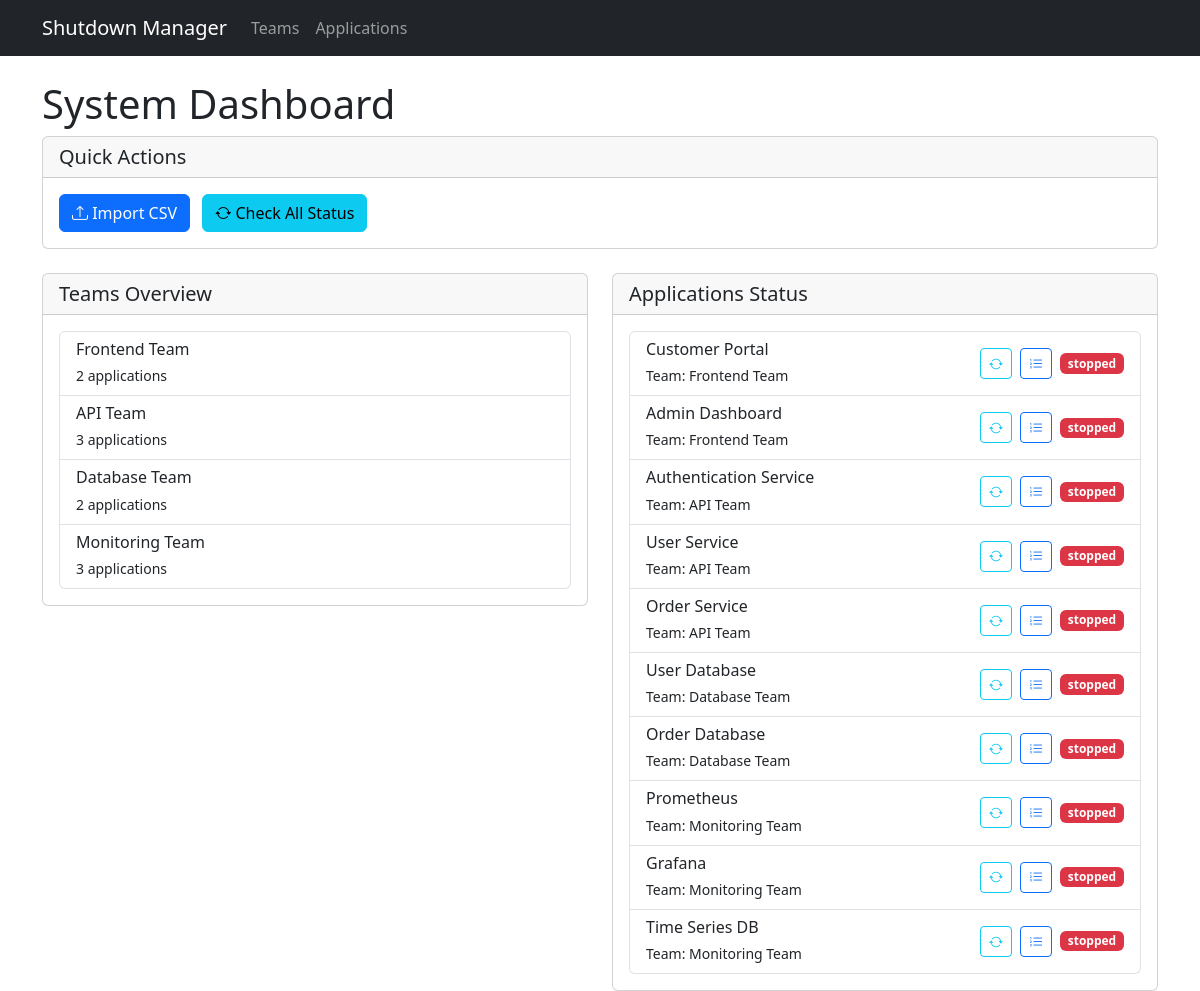
Before: / with the older database file.
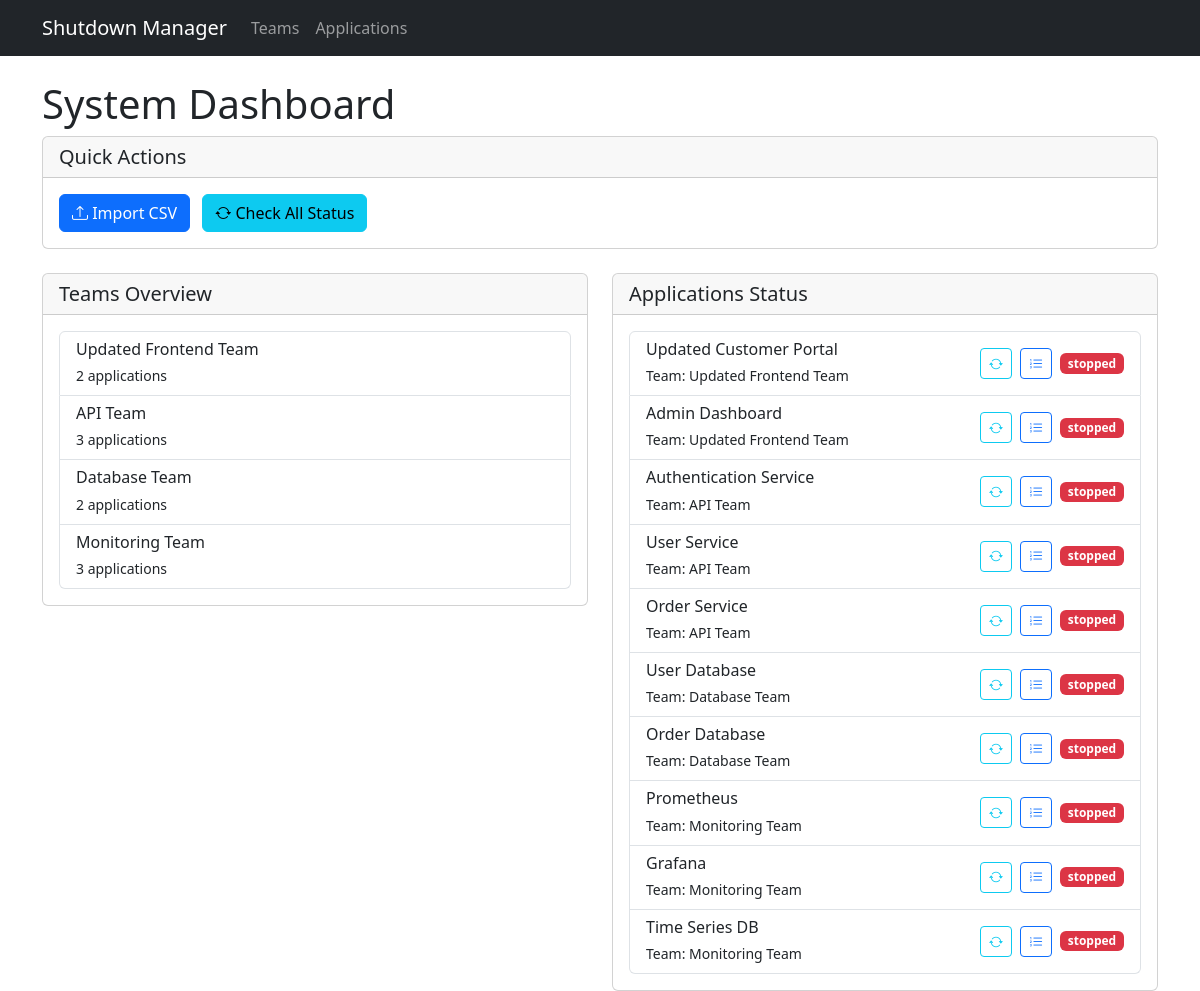
After: the same page with the newer database file.
### app/models.py (models this page shows)
class Team(db.Model):
    id = db.Column(db.Integer, primary_key=True)
    name = db.Column(db.String(100), nullable=False, unique=True)
    applications = db.relationship('Application', backref='team', lazy=True)

class Application(db.Model):
    id = db.Column(db.Integer, primary_key=True)
    name = db.Column(db.String(100), nullable=False)
    team_id = db.Column(db.Integer, db.ForeignKey('team.id'), nullable=False)
    host = db.Column(db.String(255), nullable=False)
    port = db.Column(db.Integer)
    webui_url = db.Column(db.String(255))
    db_host = db.Column(db.String(255))
    shutdown_order = db.Column(db.Integer, nullable=False)
    status = db.Column(db.String(50), default='running')
    last_checked = db.Column(db.DateTime, default=datetime.utcnow)
    dependencies = db.relationship('ApplicationDependency',
                                 foreign_keys='ApplicationDependency.application_id',
                                 backref='application', lazy=True)

### app/routes.py (the view)
@main.route('/')
def index():
    teams = Team.query.all()
    applications = Application.query.all()
    return render_template('index.html', teams=teams, applications=applications)

### app/templates/index.html (shortened to what this page needs)
{% extends "base.html" %}
{% block content %}
<div class="row">
    <div class="col-12">
        <h1>System Dashboard</h1>
        <div class="card mb-4">
            <div class="card-header">
                <h5 class="card-title mb-0">Quick Actions</h5>
            </div>
            <div class="card-body">
                <button class="btn btn-primary me-2" data-bs-toggle="modal" data-bs-target="#importModal">
                    <i class="bi bi-upload"></i> Import CSV
                </button>
                <button class="btn btn-info me-2" onclick="checkAllStatus()">
                    <i class="bi bi-arrow-repeat"></i> Check All Status
                </button>
            </div>
        </div>
    </div>
</div>
<div class="row">
    <div class="col-md-6">
        <div class="card">
            <div class="card-header">
                <h5 class="card-title mb-0">Teams Overview</h5>
            </div>
            <div class="card-body">
                <div class="list-group">
                    {% for team in teams %}
                    <div class="list-group-item">
                        <h6 class="mb-1">{{ team.name }}</h6>
                        <small>{{ team.applications|length }} applications</small>
                    </div>
                    {% endfor %}
                </div>
            </div>
        </div>
    </div>
    <div class="col-md-6">
        <div class="card">
            <div class="card-header d-flex justify-content-between align-items-center">
                <h5 class="card-title mb-0">Applications Status</h5>
            </div>
            <div class="card-body">
                <div class="list-group" id="applicationsList">
                    {% for app in applications %}
                    <div class="list-group-item" id="app-{{ app.id }}">
                        <div class="d-flex justify-content-between align-items-center">
                            <div>
                                <h6 class="mb-1">{{ app.name }}</h6>
                                <small>Team: {{ app.team.name }}</small>
                            </div>
                            <div class="d-flex align-items-center">
                                <button class="btn btn-sm btn-outline-info me-2" onclick="checkStatus({{ app.id }})">
                                    <i class="bi bi-arrow-repeat"></i>
                                </button>
                                <button class="btn btn-sm btn-outline-primary me-2" onclick="viewShutdownSequence({{ app.id }})">
                                    <i class="bi bi-list-ol"></i>
                                </button>
                                <span class="badge bg-{{ 'success' if app.status == 'running' else 'danger' }}">
                                    {{ app.status }}
                                </span>
                            </div>
                        </div>
                    </div>
                    {% endfor %}
                </div>
            </div>
        </div>
    </div>
</div>
{% endblock %}

### app/templates/base.html (shortened to what this page needs)
<!DOCTYPE html>
<html lang="en">
<head>
    <link href="https://cdn.jsdelivr.net/npm/bootstrap@5.3.0/dist/css/bootstrap.min.css" rel="stylesheet">
    <link href="https://cdn.jsdelivr.net/npm/bootstrap-icons@1.7.2/font/bootstrap-icons.css" rel="stylesheet">
</head>
<body>
    <nav class="navbar navbar-expand-lg navbar-dark bg-dark">
        <div class="container">
            <a class="navbar-brand" href="/">Shutdown Manager</a>
            <div class="collapse navbar-collapse" id="navbarNav">
                <ul class="navbar-nav">
                    <li class="nav-item">
                        <a class="nav-link" href="/teams">Teams</a>
                    </li>
                    <li class="nav-item">
                        <a class="nav-link" href="/applications">Applications</a>
                    </li>
                </ul>
            </div>
        </div>
    </nav>
    <div class="container mt-4">
        {% block content %}{% endblock %}
    </div>
</body>
</html>

Changed rows visible on the page:
changed Team: name "Frontend Team" → "Updated Frontend Team"
changed Application: name "Customer Portal" → "Updated Customer Portal"; team.name "Frontend Team" → "Updated Frontend Team"
changed Application "Admin Dashboard": team.name "Frontend Team" → "Updated Frontend Team"
